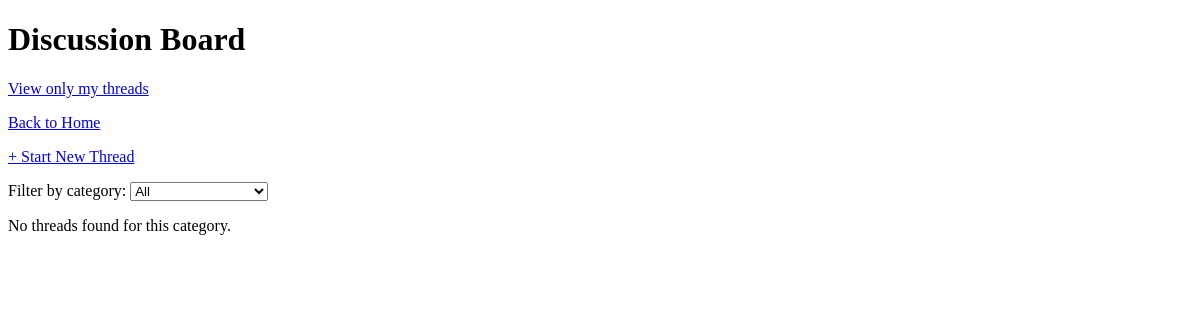
Page /forum (signed in) on the earlier database version.
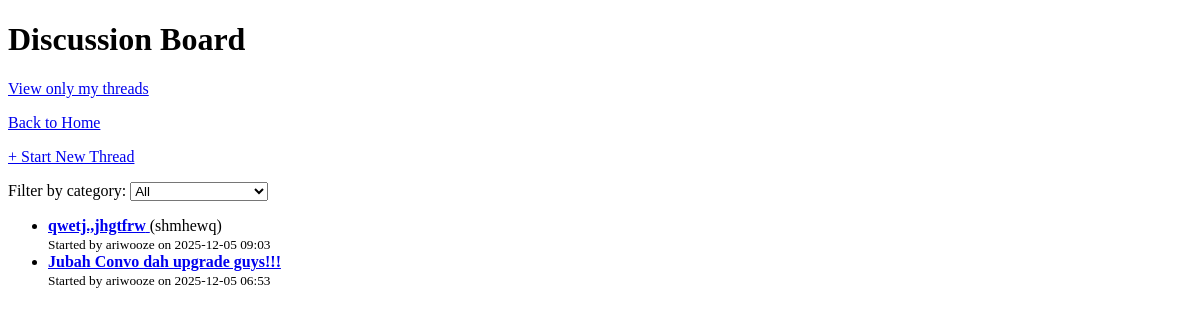
Same page on the later database version.
### main.py (models this page shows)
class Thread(db.Model):
    id = db.Column(db.Integer, primary_key=True)
    title = db.Column(db.String(150), nullable=False)
    category = db.Column(db.String(50))
    creator_id = db.Column(db.Integer, db.ForeignKey('user.id'), nullable=False)
    created_at = db.Column(db.DateTime, default=datetime.utcnow)
    creator = db.relationship('User', backref='threads')

class User(db.Model, UserMixin):
    id = db.Column(db.Integer, primary_key=True)
    username = db.Column(db.String(20), nullable=False, unique=True)
    email = db.Column(db.String(20), nullable=False, unique=True)
    password = db.Column(db.String(80), nullable=False)
    role = db.Column(db.String(10), nullable=False)  # 'student' or 'mentor'

### main.py (the view)
@app.route('/forum')
@login_required
def forum():
    selected_category = request.args.get('category', 'All')
    query = Thread.query
    if selected_category == 'All':
        pass
    elif selected_category == 'Other':
        query = query.filter(Thread.category.notin_(BASE_THREAD_CATEGORIES))
    else:
        query = query.filter_by(category=selected_category)
    threads = query.order_by(Thread.created_at.desc()).all()
    return render_template(
        'forum.html',
        threads=threads,
        selected_category=selected_category,
        mine=False  # <— this tells the template we’re in “all threads” mode
    )

### main.py (called while the page is built)
@login_manager.user_loader
def load_user(user_id):
    return User.query.get(int(user_id))

### templates/forum.html (shortened to what this page needs)
<!DOCTYPE html>
<html lang="en">
<head>
</head>
<body>
    {% if mine %}
        <h1>My Discussion Threads</h1>
        <p><a href="{{ url_for('forum') }}">View all threads</a></p>
    {% else %}
        <h1>Discussion Board</h1>
        <p><a href="{{ url_for('my_threads') }}">View only my threads</a></p>
    {% endif %}
    <p><a href="{{ url_for('home') }}">Back to Home</a></p>
    <p><a href="{{ url_for('create_thread') }}">+ Start New Thread</a></p>
    <form method="get">
        <label for="category">Filter by category:</label>
        <select name="category" id="category" onchange="this.form.submit()">
            <option value="All" {% if selected_category == 'All' %}selected{% endif %}>All</option>
        </select>
    </form>
    {% if threads %}
        <ul>
            {% for thread in threads %}
                <li>
                    <a href="{{ url_for('thread_detail', thread_id=thread.id) }}">
                        <strong>{{ thread.title }}</strong>
                    </a>
                    {% if thread.category %}
                        ({{ thread.category }})
                    {% endif %}
                    <br>
                    <small>
                        Started by {{ thread.creator.username }}
                        on {{ thread.created_at.strftime('%Y-%m-%d %H:%M') }}
                    </small>
                </li>
            {% endfor %}
        </ul>
    {% else %}
        <p>No threads found for this category.</p>
    {% endif %}
</body>
</html>

Differences in the rows shown:
added Thread: title "qwetj.,jhgtfrw", category "shmhewq", creator.username "ariwooze", created_at "2025-12-05 09:03"
added Thread: title "Jubah Convo dah upgrade guys!!!", creator.username "ariwooze", created_at "2025-12-05 06:53"
Other differences:
text no longer shown: "No threads found for this category."
